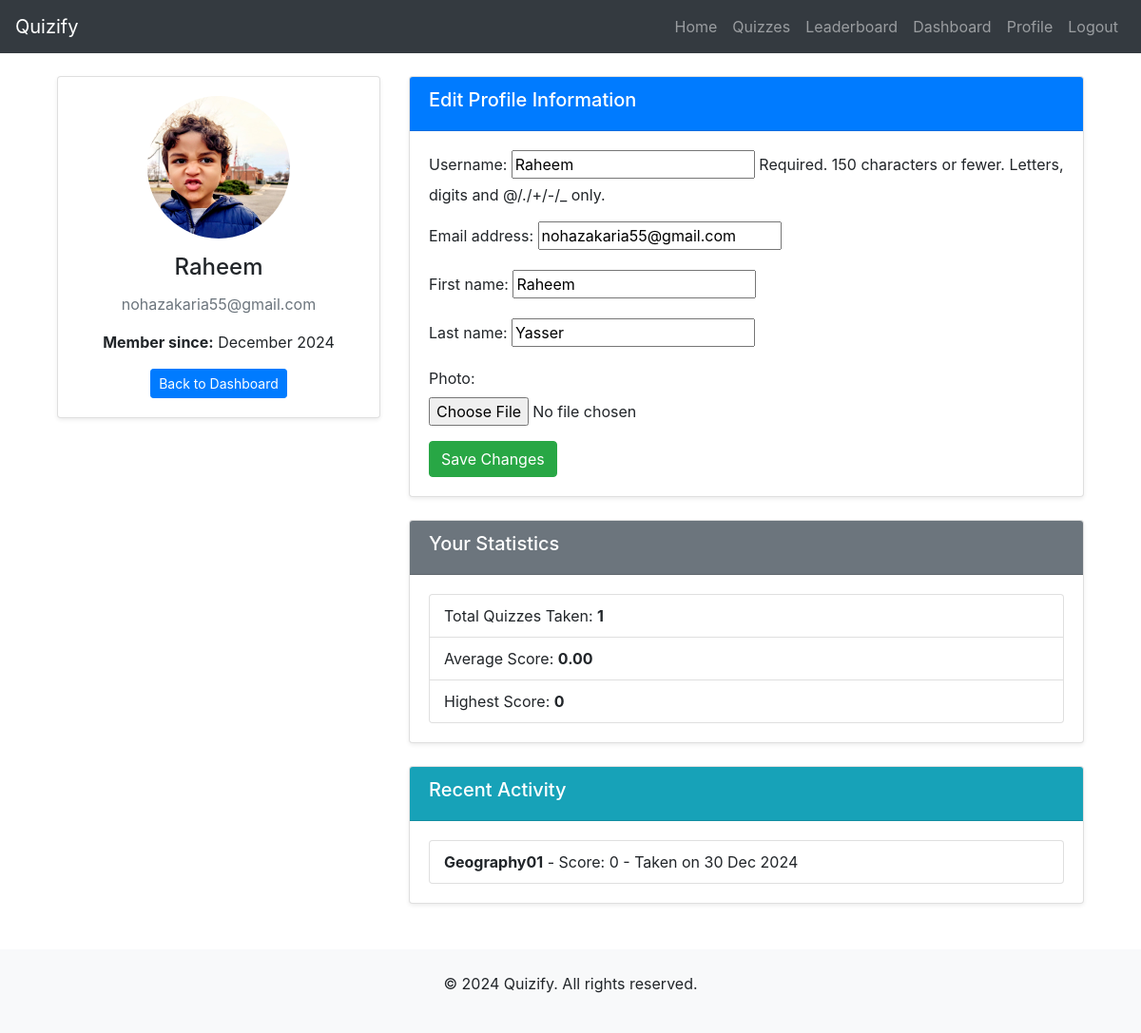
The app's page /profile/ (signed in) with its own data.
### quizzes/models.py (models this page shows, shortened)
class UserProfile(models.Model):
    user = models.OneToOneField(User, on_delete=models.CASCADE)
    profile_picture = models.ImageField(
        upload_to='profile_photos/',
        default='profile_photos/default.png',
        blank=True,
        null=True
    )

class Result(models.Model):
    user = models.ForeignKey(User, on_delete=models.CASCADE)  # Link to User model
    quiz = models.ForeignKey('Quiz', on_delete=models.CASCADE)  # Link to Quiz model
    score = models.IntegerField()
    date_taken = models.DateTimeField(auto_now_add=True)  # Automatically set when the result is created

class Quiz(models.Model):
    title = models.CharField(max_length=200)
    description = models.TextField()
    created_at = models.DateTimeField(auto_now_add=True)

### quizzes/views.py (the view)
# urls.py: path('profile/', views.regular_user_profile, name='regular_user_profile'),
@login_required
def regular_user_profile(request):
    form = CustomUserChangeForm(request.POST or None, request.FILES or None, instance=request.user)
    if request.method == 'POST' and form.is_valid():
        form.save()
        messages.success(request, 'Your profile was updated successfully!')
        return redirect('regular_user_profile')
    context = {
        'form': form,
        'user_type': 'Regular User',
        'recent_quizzes': Result.objects.filter(user=request.user).order_by('-date_taken')[:5],
        'total_quizzes': Result.objects.filter(user=request.user).count(),
        'average_score': Result.objects.filter(user=request.user).aggregate(Avg('score'))['score__avg'] or 0,
        'highest_score': Result.objects.filter(user=request.user).aggregate(Max('score'))['score__max'] or 0,
    }
    return render(request, 'profile_regular.html', context)

### quizzes/forms.py (shortened to what this page needs)
class CustomUserChangeForm(forms.ModelForm):
    photo = forms.ImageField(required=False, widget=forms.FileInput(attrs={'class': 'form-control-file'}))
    class Meta:
        model = User
        fields = ['username', 'email', 'first_name', 'last_name']
    def __init__(self, *args, **kwargs):
        super(CustomUserChangeForm, self).__init__(*args, **kwargs)
        if self.instance and hasattr(self.instance, 'userprofile'):
            self.fields['photo'].initial = self.instance.userprofile.profile_picture

### templates/profile_regular.html (shortened to what this page needs)
{% extends 'base.html' %}
{% load static %}
{% block content %}
<div class="container mt-4">
    <div class="row">
<div class="col-md-4">
    <div class="card text-center shadow-sm">
        <div class="card-body">
            {% if user.userprofile.profile_picture and user.userprofile.profile_picture.url %}
                <img src="{{ user.userprofile.profile_picture.url }}" alt="Profile Photo"
                     class="rounded-circle img-fluid mb-3"
                     style="width: 150px; height: 150px; object-fit: cover;">
            {% else %}
                <img src="{{ MEDIA_URL }}profile_photos/default.png" alt="Default Profile Photo"
                     class="rounded-circle img-fluid mb-3"
                     style="width: 150px; height: 150px; object-fit: cover;">
            {% endif %}
            <h4 class="card-title">{{ user.username }}</h4>
            <p class="text-muted">{{ user.email }}</p>
            <p><strong>Member since:</strong> {{ user.date_joined|date:"F Y" }}</p>
            <a href="{% url 'dashboard' %}" class="btn btn-primary btn-sm">Back to Dashboard</a>
        </div>
    </div>
</div>
        <div class="col-md-8">
            <div class="card shadow-sm">
                <div class="card-header bg-primary text-white">
                    <h5>Edit Profile Information</h5>
                </div>
                <div class="card-body">
                    <form method="POST" enctype="multipart/form-data">
                        {{ form.as_p }}
                        <button type="submit" class="btn btn-success">Save Changes</button>
                    </form>
                </div>
            </div>
            <div class="card shadow-sm mt-4">
                <div class="card-header bg-secondary text-white">
                    <h5>Your Statistics</h5>
                </div>
                <div class="card-body">
                    <ul class="list-group">
                        <li class="list-group-item">Total Quizzes Taken: <strong>{{ total_quizzes }}</strong></li>
                        <li class="list-group-item">Average Score: <strong>{{ average_score|floatformat:2 }}</strong></li>
                        <li class="list-group-item">Highest Score: <strong>{{ highest_score }}</strong></li>
                    </ul>
                </div>
            </div>
            <div class="card shadow-sm mt-4">
                <div class="card-header bg-info text-white">
                    <h5>Recent Activity</h5>
                </div>
                <div class="card-body">
                    {% if recent_quizzes %}
                        <ul class="list-group">
                            {% for result in recent_quizzes %}
                                <li class="list-group-item">
                                    <strong>{{ result.quiz.title }}</strong> - Score: {{ result.score }} - Taken on {{ result.date_taken|date:"d M Y" }}
                                </li>
                            {% endfor %}
                        </ul>
                    {% else %}
                        <p class="text-muted">No recent quiz activity.</p>
                    {% endif %}
                </div>
            </div>
        </div>
    </div>
</div>
{% endblock %}

### static/css/style.css (style rules this page uses)
.list-group-item { padding: 10px 15px; }

### records on screen
Result: quiz "Geography01", score "0", date_taken "30 Dec 2024"

### other values on screen
{{ user.username }} "Raheem"
{{ user.email }} "nohazakaria55@gmail.com"
{{ user.date_joined|date:"F Y" }} "December 2024"
{{ total_quizzes }} "1"
{{ average_score|floatformat:2 }} "0.00"
{{ highest_score }} "0"
